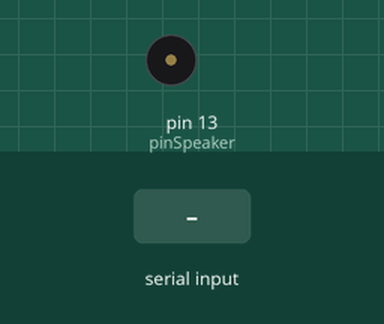
Recording of a sketch running on a simulated Arduino Uno, built with avr-gcc and run on an emulated ATmega328P. Parts: buzzer (waves = sounding). The test bench sets the inputs (shaded band). What the sketch prints to the serial monitor is not drawn.

Above: at 1.2 s.
1.3 s: "90,45\n" received over Serial
At 1.8 s:
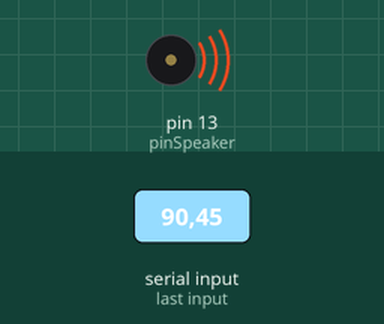
2.8 s: byte 46 (46) received over Serial
4.3 s: byte 48 (48) received over Serial
5.8 s: "46\n" received over Serial
At 7.2 s:
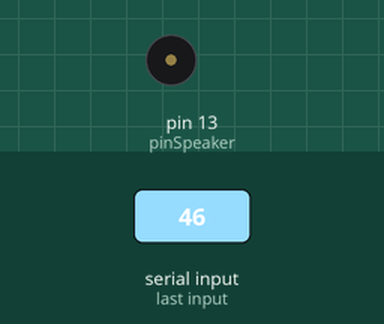
8.3 s: "90\n" received over Serial
At 9.6 s:
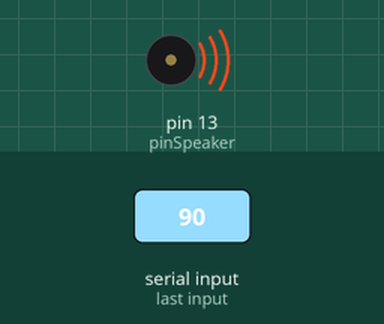
Timing chart, 0 to 10.8 s (numbered marks = the images above; inputs shaded):
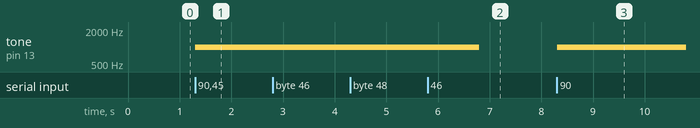

Measured:
- after the input at 1.3 s, tone on pin 13 (pinSpeaker): silent → 1000 Hz at once
- after the input at 2.8 s, every drawn part: stays the same
- after the input at 4.3 s, every drawn part: stays the same
- after the input at 5.8 s, tone on pin 13 (pinSpeaker): 1000 Hz → silent after 1.0 s
- after the input at 8.3 s, tone on pin 13 (pinSpeaker): silent → 1000 Hz at once

The sketch:

XBee_RemoteTempSens_RX.ino
```cpp
int incomingByte;      // a variable to read incoming serial data into
int counter = 0;
float tempC = 0.00;
//char charTempBuf[5];
//String tempStr[5];

float alarmThreshold_C = 24.00;   // Temperature threshold (in C)
int alarmFreq = 1000;     //in Hz
int alarmDuration = 1000; //in ms
String received = "";
int pinSpeaker = 13;     // digital channel

void setup() {
  // initialize serial communication:
  Serial.begin(9600);
}

void loop() {
  // see if there's incoming serial data:
  if (Serial.available()) {
    // read the oldest byte in the serial buffer:
    incomingByte = Serial.read();

    switch(incomingByte){
      case 46:
        Serial.print('.');
        received.concat(".");
        break;
      case 48:
        Serial.print('0');
        received.concat(0);
        break;
      case 49:
        Serial.print('1');
        received.concat(1);
        break;
      case 50:
        Serial.print('2');
        received.concat(2);
        break;
      case 51:
        Serial.print('3');
        received.concat(3);
        break;
      case 52:
        Serial.print('4');
        received.concat(4);
        break;
      case 53:
        Serial.print('5');
        received.concat(5);
        break;
      case 54:
        Serial.print('6');
        received.concat(6);
        break;
      case 55:
        Serial.print('7');
        received.concat(7);
        break;
      case 56:
        Serial.print('8');
        received.concat(8);
        break;
      case 57:
        Serial.print('9');
        received.concat(9);
        break;
      default:
        Serial.print(' ');
        tempC = received.toFloat();
        if (tempC > 0)
        Serial.println(tempC);
        received = "";
        break;
    }
  }
  if(tempC >= alarmThreshold_C){
    tone(pinSpeaker,alarmFreq,alarmDuration); //tone(pin, frequency, duration)
  }
}
```
